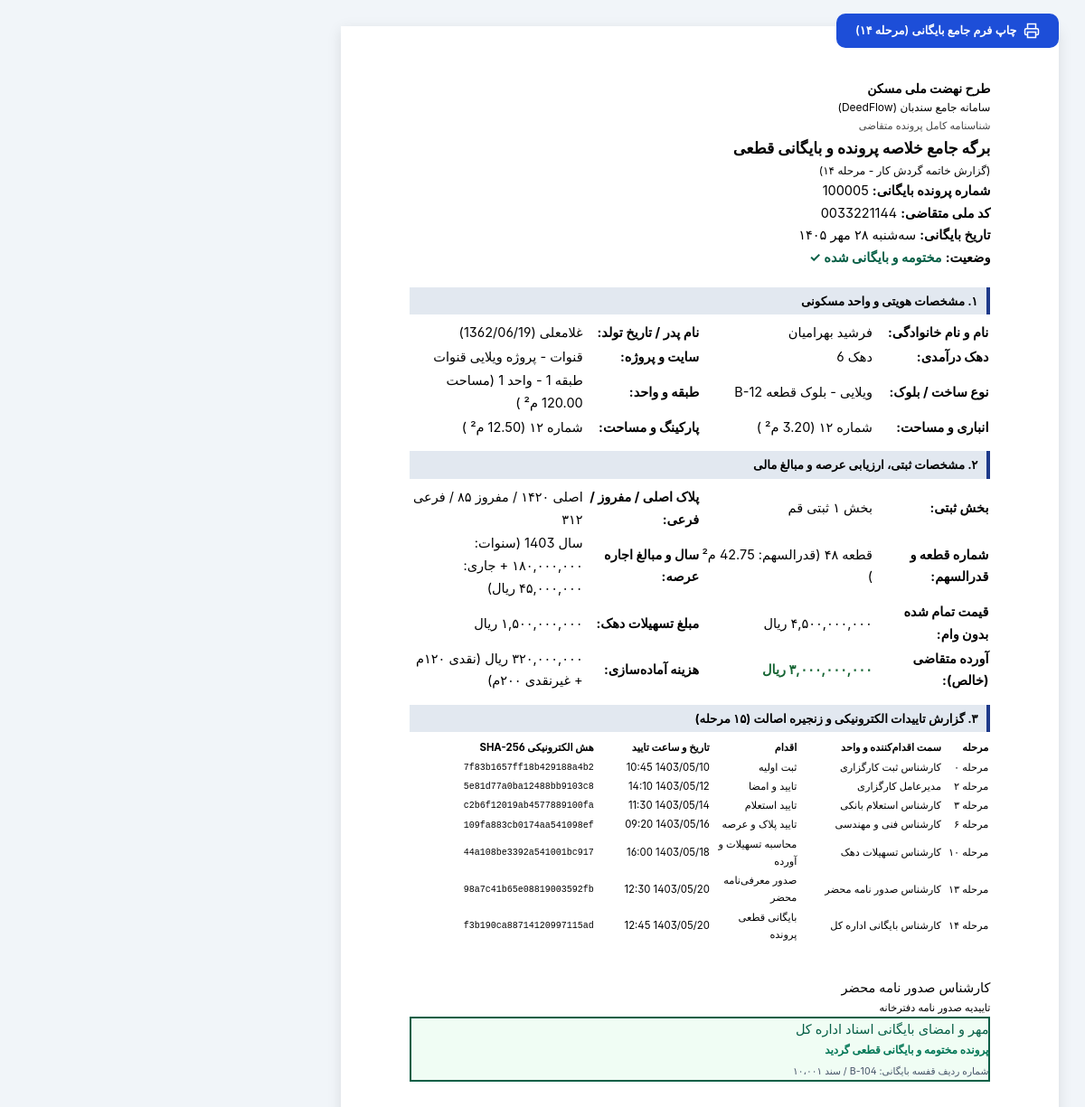
Page /dossier/100005/print/summary/ on the committed database.
### workflow/models.py (models this page shows, shortened)
class HousingDossier(models.Model):
    STAGE_ROLES = {
        1: ("کارگزاری", "کارشناس ثبت درخواست کارگزاری", "ورود اطلاعات متقاضی، همسر، واحد و پروژه"),
        2: ("کارگزاری", "کارشناس ثبتی کارگزاری", "ورود اطلاعات ثبتی عرصه و پلاک"),
        3: ("کارگزاری", "کارشناس مالی کارگزاری", "ورود مبلغ تمام‌شده بدون وام ۶۵۰ میلیون تومانی"),
        4: ("کارگزاری", "مدیرعامل کارگزاری", "تأیید مدیرعامل کارگزاری"),
        5: ("اداره کل", "کارشناس بررسی فرم جیم", "کارشناس بررسی فرم جیم"),
        6: ("کارگزاری", "کارشناس مالی کارگزاری", "ورود مبلغ وام صندوق"),
        7: ("اداره کل", "کارشناس پیمانکاران اداره کل", "ورود مبلغ نامه پیمانکار"),
        8: ("اداره کل", "کارشناس تسهیلات دهک اداره کل", "ورود مبلغ وام دهک"),
        9: ("کارگزاری", "کارشناس امور متقاضیان", "تعیین مبلغ آورده نقدی متقاضی و ارسال پیامک"),
        10: ("کارگزاری", "کارشناس مالی کارگزاری", "تأیید تأمین مبلغ آورده متقاضی"),
        11: ("کارگزاری", "کارشناس امور بانکی", "ارسال و درج شماره نامه بانک"),
        12: ("کارگزاری", "کارشناس اسکن و بایگانی کارگزاری", "اسکن مدارک و دفترچه قسط"),
        13: ("اداره کل", "کارشناس نهضت ملی مسکن", "کارشناس نهضت ملی مسکن"),
        14: ("اداره کل", "کارشناس ثبت فرم ج", "کارشناس ثبت فرم ج"),
        15: ("اداره کل", "کارشناس فنی و مهندسی", "کارشناس فنی و مهندسی"),
        16: ("اداره کل", "کارشناس املاک", "کارشناس املاک"),
        17: ("اداره کل", "کارشناس بانک زمین", "کارشناس بانک زمین"),
        18: ("اداره کل", "کارشناس حقوقی", "کارشناس حقوقی"),
        19: ("اداره کل", "کارشناس ارزیابی", "کارشناس ارزیابی (تعیین اجاره و آماده‌سازی)"),
        20: ("کارگزاری", "کارشناس وصول کارگزاری", "دریافت چک‌های وام دهک"),
        21: ("کارگزاری", "کارشناس مالی کارگزاری", "دریافت نقد و اقساط آماده‌سازی و اجاره"),
        22: ("اداره کل", "کارشناس تسویه با پیمانکار", "کارشناس تسویه با پیمانکار سازنده"),
        23: ("اداره کل", "کارشناس صدور نامه محضر", "چاپ فرم مراحل و نامه محضر"),
        24: ("اداره کل", "کارشناس بایگانی اداره کل", "بایگانی نهایی پرونده"),
    }
    national_id = models.CharField(max_length=10, unique=True, db_index=True, verbose_name="کدملی / شماره پیشنویس")
    archive_number = models.PositiveIntegerField(unique=True, db_index=True, verbose_name="شماره بایگانی")
    current_stage = models.PositiveSmallIntegerField(default=1, db_index=True, verbose_name="مرحله جاری (۱ تا ۲۴)")
    is_locked = models.BooleanField(default=False, verbose_name="قفل نهایی بایگانی")
    full_name = models.CharField(max_length=150, verbose_name="نام و نام خانوادگی متقاضی")
    father_name = models.CharField(max_length=100, verbose_name="نام پدر")
    birth_date = models.CharField(max_length=10, blank=True, verbose_name="تاریخ تولد (شمسی)")
    spouse_full_name = models.CharField(max_length=150, blank=True, verbose_name="نام و نام خانوادگی همسر")
    spouse_national_id = models.CharField(max_length=10, blank=True, verbose_name="کد ملی همسر")
    decile = models.PositiveSmallIntegerField(default=1, verbose_name="دهک درآمدی (۱ تا ۱۰)")
    site = models.CharField(max_length=100, verbose_name="سایت")
    project = models.CharField(max_length=200, verbose_name="نام پروژه")
    construction_type = models.CharField(max_length=50, default="آپارتمانی", verbose_name="نوع ساخت")
    block_name = models.CharField(max_length=50, blank=True, verbose_name="نام بلوک")
    floor_number = models.PositiveSmallIntegerField(default=1, verbose_name="شماره طبقه")
    unit_number = models.PositiveIntegerField(default=1, verbose_name="شماره واحد")
    unit_area = models.DecimalField(max_digits=7, decimal_places=2, default=85.00, verbose_name="مساحت واحد")
    storage_number = models.PositiveIntegerField(null=True, blank=True, verbose_name="شماره انباری")
    storage_area = models.DecimalField(max_digits=6, decimal_places=2, default=0, verbose_name="مساحت انباری")
    parking_number = models.PositiveIntegerField(null=True, blank=True, verbose_name="شماره پارکینگ")
    parking_area = models.DecimalField(max_digits=6, decimal_places=2, default=0, verbose_name="مساحت پارکینگ")
    registration_section = models.CharField(max_length=100, blank=True, verbose_name="بخش ثبتی")
    main_plaque = models.IntegerField(null=True, blank=True, verbose_name="پلاک اصلی")
    separated_plaque = models.IntegerField(null=True, blank=True, verbose_name="پلاک مفروز")
    sub_plaque = models.IntegerField(null=True, blank=True, verbose_name="فرعی از")
    plot_number = models.IntegerField(null=True, blank=True, verbose_name="شماره قطعه")
    base_cost_without_loan = models.BigIntegerField(default=4500000000, verbose_name="قیمت تمام شده بدون وام ۶۵۰ میلیونی (ریال)")
    fund_loan_amount = models.BigIntegerField(default=0, verbose_name="مبلغ وام صندوق (ریال)")
    contractor_letter_amount = models.BigIntegerField(default=0, verbose_name="مبلغ نامه پیمانکار (ریال)")
    decile_loan_amount = models.BigIntegerField(default=0, verbose_name="مبلغ وام دهک (ریال)")
    applicant_equity = models.BigIntegerField(default=0, verbose_name="مبلغ آورده نقدی متقاضی (ریال)")
    is_sms_sent = models.BooleanField(default=False, verbose_name="ارسال پیامک تعیین آورده")
    sms_sent_at = models.DateTimeField(null=True, blank=True, verbose_name="زمان ارسال پیامک")
    is_equity_funded = models.BooleanField(default=False, verbose_name="تأیید تأمین مبلغ آورده متقاضی")
    bank_letter_number = models.CharField(max_length=100, blank=True, verbose_name="شماره نامه بانک")
    bank_letter_date = models.CharField(max_length=10, blank=True, verbose_name="تاریخ نامه بانک (شمسی)")
    total_land_share = models.DecimalField(max_digits=7, decimal_places=2, null=True, blank=True, verbose_name="جمع کل قدرالسهم (م²)")
    past_years_rent = models.BigIntegerField(default=0, verbose_name="مبلغ اجاره سنوات تا پایان سال جاری")
    current_year_rent = models.BigIntegerField(default=0, verbose_name="مبلغ اجاره سال جاری")
    land_lease_year = models.CharField(max_length=4, default="1403", blank=True, verbose_name="سال اجاره عرصه")
    preparation_cost = models.BigIntegerField(default=0, verbose_name="مبلغ آماده سازی")
    cash_preparation_amount = models.BigIntegerField(default=0, verbose_name="مبلغ نقدی آماده سازی")
    non_cash_preparation_amount = models.BigIntegerField(default=0, verbose_name="مبلغ غیرنقدی آماده سازی")
    is_cash_rent_confirmed = models.BooleanField(default=False, verbose_name="تایید مبلغ نقدی اجاره")
    is_decile_loan_confirmed = models.BooleanField(default=False, verbose_name="تایید چک‌های وام دهک")
    created_at = models.DateTimeField(auto_now_add=True, verbose_name="تاریخ تشکیل پرونده")
    updated_at = models.DateTimeField(auto_now=True, verbose_name="آخرین بروزرسانی")
    class Meta:
        verbose_name = "پرونده مسکن متقاضی"
        verbose_name_plural = "پرونده‌های مسکن متقاضیان"
        ordering = ["-archive_number"]

### workflow/views.py (the view)
# urls.py: path("dossier/<int:pk>/print/summary/", views.dossier_summary_print_view, name="dossier_summary_print"),
def dossier_summary_print_view(request, pk):
    dossier = get_object_or_404(HousingDossier, archive_number=pk)
    return render(request, "dossier_print_summary.html", {"dossier": dossier})

### templates/dossier_print_summary.html (shortened to what this page needs)
{% load static %}
<!DOCTYPE html>
<html lang="fa" dir="rtl">
<head>
    <link rel="stylesheet" href="https://cdn.jsdelivr.net/gh/rastikerdar/vazirmatn@v33.003/Vazirmatn-font-face.css">
    <link rel="stylesheet" href="{% static 'css/sanadban.css' %}">
</head>
<body>
    <div style="position: fixed; top: 1rem; right: 2rem; z-index: 100;" class="no-print">
        <button onclick="window.print()" class="btn btn-primary">
            <svg width="18" height="18" viewBox="0 0 24 24" fill="none" stroke="currentColor" stroke-width="2"><polyline points="6 9 6 2 18 2 18 9"></polyline><path d="M6 18H4a2 2 0 0 1-2-2v-5a2 2 0 0 1 2-2h16a2 2 0 0 1 2 2v5a2 2 0 0 1-2 2h-2"></path><rect x="6" y="14" width="12" height="8"></rect></svg>
            <span>چاپ فرم جامع بایگانی (مرحله ۱۴)</span>
        </button>
    </div>
    <div class="print-paper fa-num">
        <div class="official-letterhead" style="margin-bottom: 12px; padding-bottom: 8px;">
            <div class="letterhead-right">
                <div style="font-weight: bold; font-size: 10.5pt;">طرح نهضت ملی مسکن</div>
                <div style="font-size: 9pt;">سامانه جامع سندبان (DeedFlow)</div>
                <div style="font-size: 8.5pt; color: #444;">شناسنامه کامل پرونده متقاضی</div>
            </div>
            <div class="letterhead-center">
                <h2 style="font-size: 13pt; font-weight: bold;">برگه جامع خلاصه پرونده و بایگانی قطعی</h2>
                <h3 style="font-size: 9pt; font-weight: normal;">(گزارش خاتمه گردش کار - مرحله ۱۴)</h3>
            </div>
            <div class="letterhead-left">
                <div><strong>شماره پرونده بایگانی:</strong> {{ dossier.archive_number|default:'100001' }}</div>
                <div><strong>کد ملی متقاضی:</strong> {{ dossier.national_id|default:'0012345678' }}</div>
                <div><strong>تاریخ بایگانی:</strong> {{ today_jalali }}</div>
                <div><strong>وضعیت:</strong> <span style="color: #065f46; font-weight: bold;">مختومه و بایگانی شده ✓</span></div>
            </div>
        </div>
        <div class="section-header-print">۱. مشخصات هویتی و واحد مسکونی</div>
        <table class="official-table">
            <tr>
                <td style="width: 20%; font-weight: bold;">نام و نام خانوادگی:</td>
                <td style="width: 30%;">{{ dossier.full_name|default:'علیرضا رضایی پور' }}</td>
                <td style="width: 20%; font-weight: bold;">نام پدر / تاریخ تولد:</td>
                <td style="width: 30%;">{{ dossier.father_name|default:'محمدرضا' }} ({{ dossier.birth_date|default:'1365/04/15' }})</td>
            </tr>
            <tr>
                <td style="font-weight: bold;">دهک درآمدی:</td>
                <td>دهک {{ dossier.decile|default:'۴' }}</td>
                <td style="font-weight: bold;">سایت و پروژه:</td>
                <td>{{ dossier.site|default:'شهید رئیسی' }} - {{ dossier.project|default:'پروژه ۵۶۰ هکتاری فاز ۲' }}</td>
            </tr>
            <tr>
                <td style="font-weight: bold;">نوع ساخت / بلوک:</td>
                <td>{{ dossier.construction_type|default:'آپارتمانی' }} - بلوک {{ dossier.block_name|default:'B-14' }}</td>
                <td style="font-weight: bold;">طبقه و واحد:</td>
                <td>طبقه {{ dossier.floor_number|default:'۳' }} - واحد {{ dossier.unit_number|default:'۱۲' }} (مساحت {{ dossier.unit_area|default:'85.50' }} م² )</td>
            </tr>
            <tr>
                <td style="font-weight: bold;">انباری و مساحت:</td>
                <td>شماره {{ dossier.storage_number|default:'۱۲' }} ({{ dossier.storage_area|default:'3.20' }} م² )</td>
                <td style="font-weight: bold;">پارکینگ و مساحت:</td>
                <td>شماره {{ dossier.parking_number|default:'۱۲' }} ({{ dossier.parking_area|default:'12.50' }} م² )</td>
            </tr>
        </table>
        <div class="section-header-print">۲. مشخصات ثبتی، ارزیابی عرصه و مبالغ مالی</div>
        <table class="official-table">
            <tr>
                <td style="width: 20%; font-weight: bold;">بخش ثبتی:</td>
                <td style="width: 30%;">{{ dossier.registration_section|default:'بخش ۱ ثبتی قم' }}</td>
                <td style="width: 20%; font-weight: bold;">پلاک اصلی / مفروز / فرعی:</td>
                <td style="width: 30%;">اصلی {{ dossier.main_plaque|default:'۱۴۲۰' }} / مفروز {{ dossier.separated_plaque|default:'۸۵' }} / فرعی {{ dossier.sub_plaque|default:'۳۱۲' }}</td>
            </tr>
            <tr>
                <td style="font-weight: bold;">شماره قطعه و قدرالسهم:</td>
                <td>قطعه {{ dossier.plot_number|default:'۴۸' }} (قدرالسهم: {{ dossier.total_land_share|default:'42.75' }} م² )</td>
                <td style="font-weight: bold;">سال و مبالغ اجاره عرصه:</td>
                <td>سال {{ dossier.land_lease_year|default:'۱۴۰۳' }} (سنوات: ۱۸۰,۰۰۰,۰۰۰ + جاری: ۴۵,۰۰۰,۰۰۰ ریال)</td>
            </tr>
            <tr>
                <td style="font-weight: bold;">قیمت تمام شده بدون وام:</td>
                <td>۴,۵۰۰,۰۰۰,۰۰۰ ریال</td>
                <td style="font-weight: bold;">مبلغ تسهیلات دهک:</td>
                <td>۱,۵۰۰,۰۰۰,۰۰۰ ریال</td>
            </tr>
            <tr>
                <td style="font-weight: bold;">آورده متقاضی (خالص):</td>
                <td style="font-weight: bold; color: #166534;">۳,۰۰۰,۰۰۰,۰۰۰ ریال</td>
                <td style="font-weight: bold;">هزینه آماده‌سازی:</td>
                <td>۳۲۰,۰۰۰,۰۰۰ ریال (نقدی ۱۲۰م + غیرنقدی ۲۰۰م)</td>
            </tr>
        </table>
        <div class="section-header-print">۳. گزارش تاییدات الکترونیکی و زنجیره اصالت (۱۵ مرحله)</div>
        <table class="official-table" style="font-size: 8.5pt;">
            <thead>
                <tr>
                    <th style="width: 8%;">مرحله</th>
                    <th style="width: 25%;">سمت اقدام‌کننده و واحد</th>
                    <th style="width: 15%;">اقدام</th>
                    <th style="width: 20%;">تاریخ و ساعت تایید</th>
                    <th style="width: 32%;">هش الکترونیکی SHA-256</th>
                </tr>
            </thead>
            <tbody>
                <tr>
                    <td>مرحله ۰</td>
                    <td>کارشناس ثبت کارگزاری</td>
                    <td>ثبت اولیه</td>
                    <td>1403/05/10 10:45</td>
                    <td style="font-family: monospace; font-size: 7.5pt;">7f83b1657ff18b429188a4b2</td>
                </tr>
                <tr>
                    <td>مرحله ۲</td>
                    <td>مدیرعامل کارگزاری</td>
                    <td>تایید و امضا</td>
                    <td>1403/05/12 14:10</td>
                    <td style="font-family: monospace; font-size: 7.5pt;">5e81d77a0ba12488bb9103c8</td>
                </tr>
                <tr>
                    <td>مرحله ۳</td>
                    <td>کارشناس استعلام بانکی</td>
                    <td>تایید استعلام</td>
                    <td>1403/05/14 11:30</td>
                    <td style="font-family: monospace; font-size: 7.5pt;">c2b6f12019ab4577889100fa</td>
                </tr>
                <tr>
                    <td>مرحله ۶</td>
                    <td>کارشناس فنی و مهندسی</td>
                    <td>تایید پلاک و عرصه</td>
                    <td>1403/05/16 09:20</td>
                    <td style="font-family: monospace; font-size: 7.5pt;">109fa883cb0174aa541098ef</td>
                </tr>
                <tr>
                    <td>مرحله ۱۰</td>
                    <td>کارشناس تسهیلات دهک</td>
                    <td>محاسبه تسهیلات و آورده</td>
                    <td>1403/05/18 16:00</td>
                    <td style="font-family: monospace; font-size: 7.5pt;">44a108be3392a541001bc917</td>
                </tr>
                <tr>
                    <td>مرحله ۱۳</td>
                    <td>کارشناس صدور نامه محضر</td>
                    <td>صدور معرفی‌نامه محضر</td>
                    <td>1403/05/20 12:30</td>
                    <td style="font-family: monospace; font-size: 7.5pt;">98a7c41b65e08819003592fb</td>
                </tr>
                <tr>
                    <td>مرحله ۱۴</td>
                    <td>کارشناس بایگانی اداره کل</td>
                    <td>بایگانی قطعی پرونده</td>
                    <td>1403/05/20 12:45</td>
                    <td style="font-family: monospace; font-size: 7.5pt;">f3b190ca88714120997115ad</td>
                </tr>
            </tbody>
        </table>
        <div class="signatures-box-row" style="margin-top: 35px;">
            <div class="signature-stamp-box">
                <div class="sign-role">کارشناس صدور نامه محضر</div>
                <div style="font-size: 8.5pt;">تاییدیه صدور نامه دفترخانه</div>
            </div>
            <div class="signature-stamp-box" style="border: 2px solid #065f46; background: #f0fdf4;">
                <div class="sign-role" style="color: #065f46;">مهر و امضای بایگانی اسناد اداره کل</div>
                <div style="font-size: 9pt; font-weight: bold; color: #047857;">پرونده مختومه و بایگانی قطعی گردید</div>
                <div style="font-size: 8pt; margin-top: 5px; color: #475569;">شماره ردیف قفسه بایگانی: B-104 / سند ۱۰،۰۰۱</div>
            </div>
        </div>
    </div>
</body>
</html>

### rows in the picture
HousingDossier: archive_number "100005", national_id "0033221144", full_name "فرشید بهرامیان", father_name "غلامعلی", birth_date "1362/06/19", decile "6", site "قنوات", project "پروژه ویلایی قنوات", construction_type "ویلایی", block_name "قطعه B-12", unit_area "120.00", registration_section "بخش ۱ ثبتی قم", separated_plaque "۸۵", sub_plaque "۳۱۲", land_lease_year "1403"

### other values in the picture
{{ today_jalali }} "سه‌شنبه ۲۸ مهر ۱۴۰۵"
